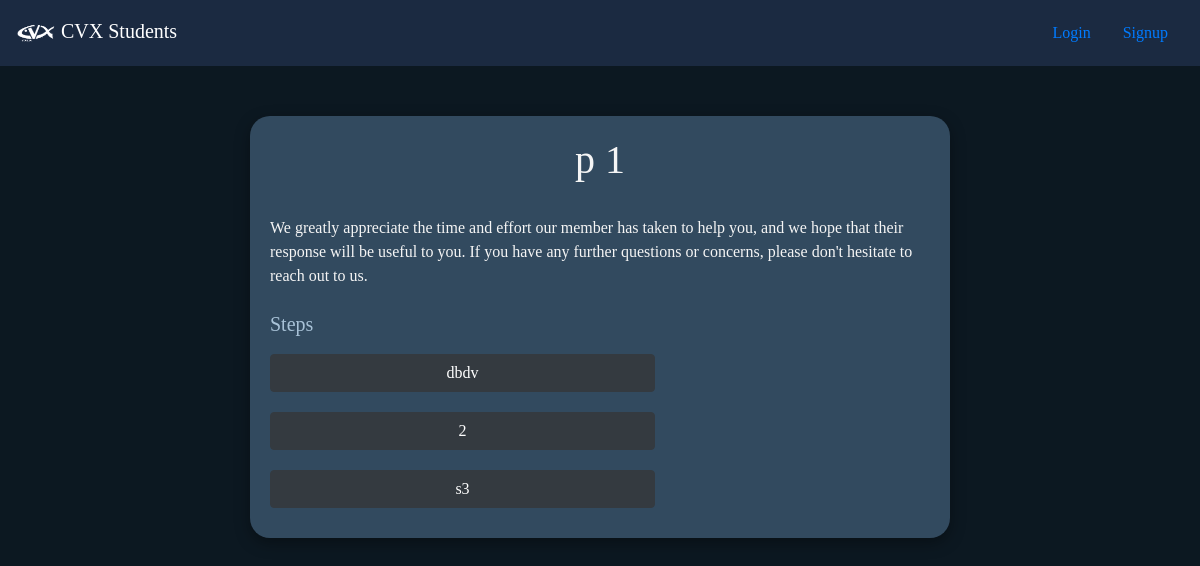
Screenshot of /accounts/procedure/1/ with the database file from the repository.
### users/models.py (models this page shows, shortened)
class Procedure(models.Model):
    name    = models.CharField(max_length=100)
    about               = models.TextField(blank=True)
    def __str__(self):
        return self.name

class ProcedureStep(models.Model):
    level = models.IntegerField(default=0)
    procedure = models.ForeignKey(Procedure, on_delete=models.CASCADE)
    step = models.ForeignKey(StudentStep, on_delete=models.CASCADE)

class StudentStep(models.Model):
    id_name         = models.CharField(max_length=100)
    name            = models.CharField(max_length=100)
    requirements    = models.TextField()
    notes           = models.TextField()
    support_gourp   = models.ForeignKey(SupportGourp, null=True, blank=True,  on_delete=models.SET_NULL)
    help_contacts   = models.TextField()
    def __str__(self):
        return self.name

### users/views.py (the view)
# urls.py: path('procedure/<int:procedure_id>/', view_procedure, name='view_procedure'),
def view_procedure(request, procedure_id):
    procedure = Procedure.objects.get(pk = procedure_id)
    procedure_steps = procedure.procedurestep_set.all().order_by('level')
    return render(request, 'procedure.html',{'procedure':procedure, 'procedure_steps': procedure_steps})

### users/templates/procedure.html (shortened to what this page needs)
{% extends "general_form.html" %}
{% load static %}
{% block in_form %}
    <h1> {{ procedure }}</h1>
    <br>
    <p>{{ procedure.about }}</p>
    <br>
    <h5>Steps</h5>
    {% for step in procedure_steps %}
        <button type="button" onclick="location.href='{% url 'view_step' step.pk %}'" style="margin-bottom: 10px;margin-top: 10px;" class="col-7 btn btn-{% if step.c_status == 1 or user_obj.profile.current_procedure_completed %}success{% elif step.c_status == 0 %}warning{% else %}dark{% endif %}">{{ step.step }}</button>
        <br>
    {% endfor %}
{% endblock %}

### users/static/css/style.css (style rules this page uses)
body { font-family: 'Comfortaa' !important; }
p { margin-bottom: 0px !important; }
h1 { color: #f5f5f5; text-align: center; }
p { color: #f5f5f5; }

### rows the page displays
Procedure: name "p 1", about "We greatly appreciate the time and effort our member has taken to help you, and we hope that their response will be useful to you. If you have any further questions or concerns, please don't hesitate to reach out to us."
ProcedureStep: step "dbdv"
ProcedureStep: step "2"
ProcedureStep: step "s3"
